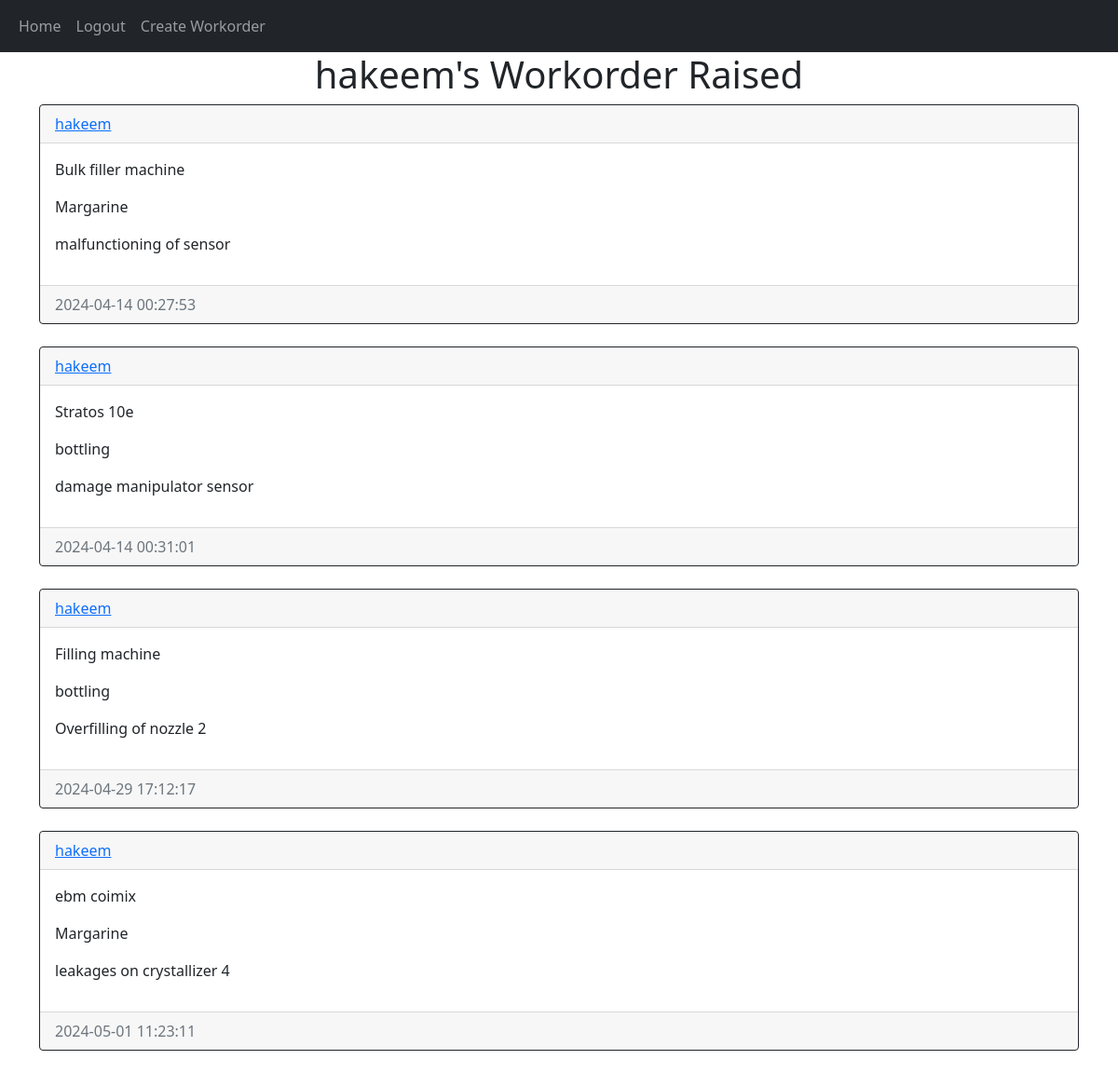
The app's page /workorders/hakeem (signed in) with its own data.
### website/models.py (models this page shows)
class User(db.Model, UserMixin):
    id = db.Column(db.Integer, primary_key=True)
    email = db.Column(db.String(150), unique=True)
    username = db.Column(db.String(150), unique=True)
    password = db.Column(db.String(150))
    date_created = db.Column(db.DateTime(timezone=True), default=func.now())
    work_orders = db.relationship('WorkOrder', backref='user', passive_deletes=True)

class WorkOrder(db.Model):
    id = db.Column(db.Integer, primary_key=True)
    equipment_name = db.Column(db.Text, nullable=False)
    department = db.Column(db.Text, nullable=False)
    work_requested = db.Column(db.Text, nullable=False)
    date_created = db.Column(db.DateTime(timezone=True), default=func.now())
    user_id = db.Column(db.Integer, db.ForeignKey(
        'user.id', ondelete="CASCADE"), nullable=False)

### website/views.py (the view)
@views.route("/workorders/<username>")
@login_required
def posts(username):
    user = User.query.filter_by(username=username).first()
    if not user:
        flash('No user with that username exists.', category='error')
        return redirect(url_for('views.home'))
    workorders = user.work_orders
    return render_template("workorders.html", user=current_user, work_orders=workorders, username=username)

### website/__init__.py (called while the page is built)
def create_app():
    app = Flask(__name__)
    app.config['SECRET_KEY'] = "helloworld"
    app.config['SQLALCHEMY_DATABASE_URI'] = f'sqlite:///{DB_NAME}'
    db.init_app(app)
    from .views import views
    from .auth import auth
    app.register_blueprint(views, url_prefix="/")
    app.register_blueprint(auth, url_prefix="/")
    from .models import User, WorkOrder
    with app.app_context():
        db.create_all()
    login_manager = LoginManager()
    login_manager.login_view = "auth.login"
    login_manager.init_app(app)
    @login_manager.user_loader
    def load_user(id):
        return User.query.get(int(id))
    return app

### website/templates/workorders.html (shortened to what this page needs)
{% extends "workorders_div.html" %}  {% block header %} {{username}}'s Workorder Raised {% endblock %}

### website/templates/workorders_div.html (shortened to what this page needs)
{% extends "base.html" %} {% block title %}Workorder{% endblock %} {% block content
    %}
    <h1 align="center">{% block header %}Work Orders{% endblock %}</h1>
    <div id="posts">
      {% for workorder in work_orders %}
      <div class="card border-dark">
        <div class="card-header d-flex justify-content-between align-items-center">
          <a href="/workorders/{{workorder.user.username}}">{{workorder.user.username}}</a>
        </div>
        <div class="card-body">
          <div class="card-text">
            <p>{{workorder.equipment_name}}</p>
            <p>{{workorder.department}}</p>
            <p>{{workorder.work_requested}}</p>
        </div>
        </div>
        <div class="card-footer text-muted">
            {{workorder.date_created}}
        </div>
      </div>
      <br/ > {% endfor %}
    </div>
    {% endblock %}

### website/templates/base.html (shortened to what this page needs)
<!DOCTYPE html>
<html lang="en">
  <head>
    <link
      href="https://cdn.jsdelivr.net/npm/bootstrap@5.0.2/dist/css/bootstrap.min.css"
      rel="stylesheet"
    />
  </head>
  <body>
    <nav class="navbar navbar-expand-lg navbar-dark bg-dark">
      <div class="container-fluid">
        <div class="collapse navbar-collapse" id="navbar">
          <div class="navbar-nav">
            <a class="nav-item nav-link" href="/home">Home</a>
            {% if user.is_authenticated %}
            <a class="nav-item nav-link" href="/logout">Logout</a>
            <a class="nav-item nav-link" href="/create-workorder">Create Workorder</a>
            {% else %}
            <a class="nav-item nav-link" href="/login">Login</a>
            <a class="nav-item nav-link" href="/sign-up">Sign Up</a>
            {% endif %}
          </div>
        </div>
      </div>
    </nav>
    <div class="container">{% block content %}{% endblock %}</div>
  </body>
</html>

### records on screen
User: username "hakeem"
WorkOrder: user.username "hakeem", equipment_name "Bulk filler machine", department "Margarine", work_requested "malfunctioning of sensor", date_created "2024-04-14 00:27:53"
WorkOrder: user.username "hakeem", equipment_name "Stratos 10e", department "bottling", work_requested "damage manipulator sensor", date_created "2024-04-14 00:31:01"
WorkOrder: user.username "hakeem", equipment_name "Filling machine", department "bottling", work_requested "Overfilling of nozzle 2", date_created "2024-04-29 17:12:17"
WorkOrder: user.username "hakeem", equipment_name "ebm coimix", department "Margarine", work_requested "leakages on crystallizer 4", date_created "2024-05-01 11:23:11"
